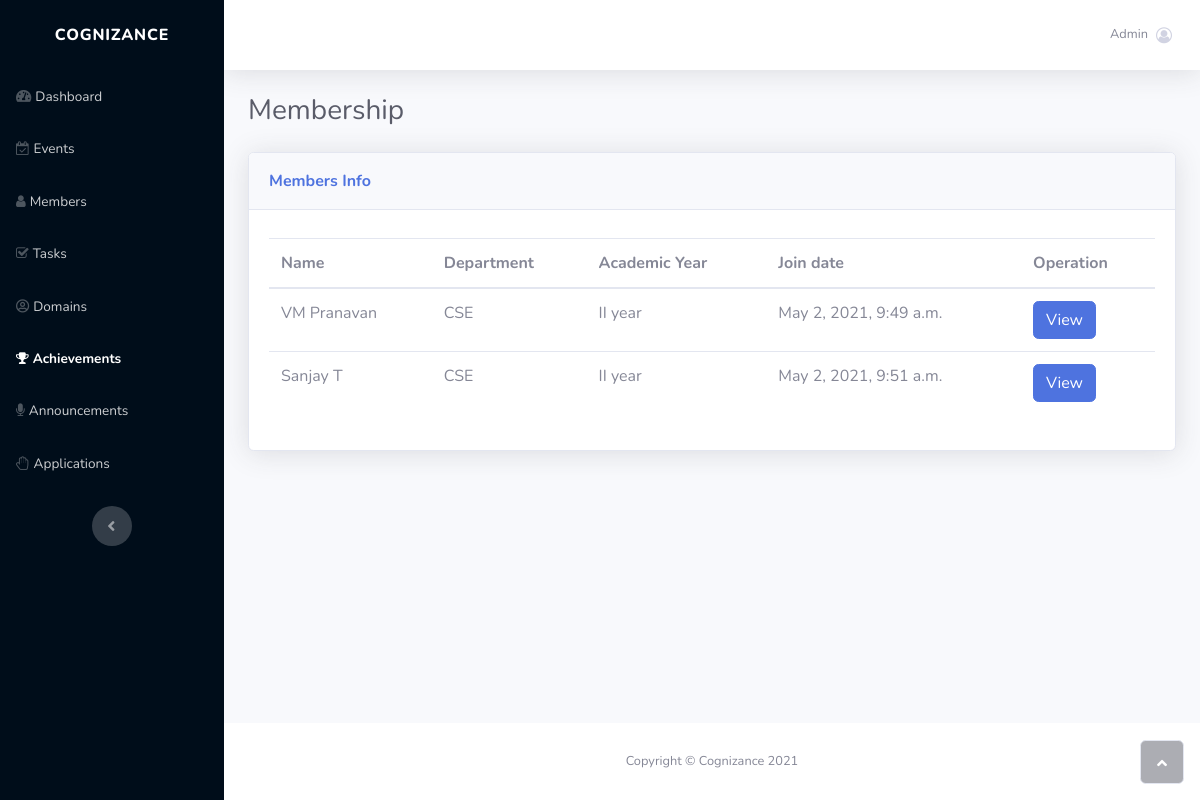
Before: /members/ with the older database file.
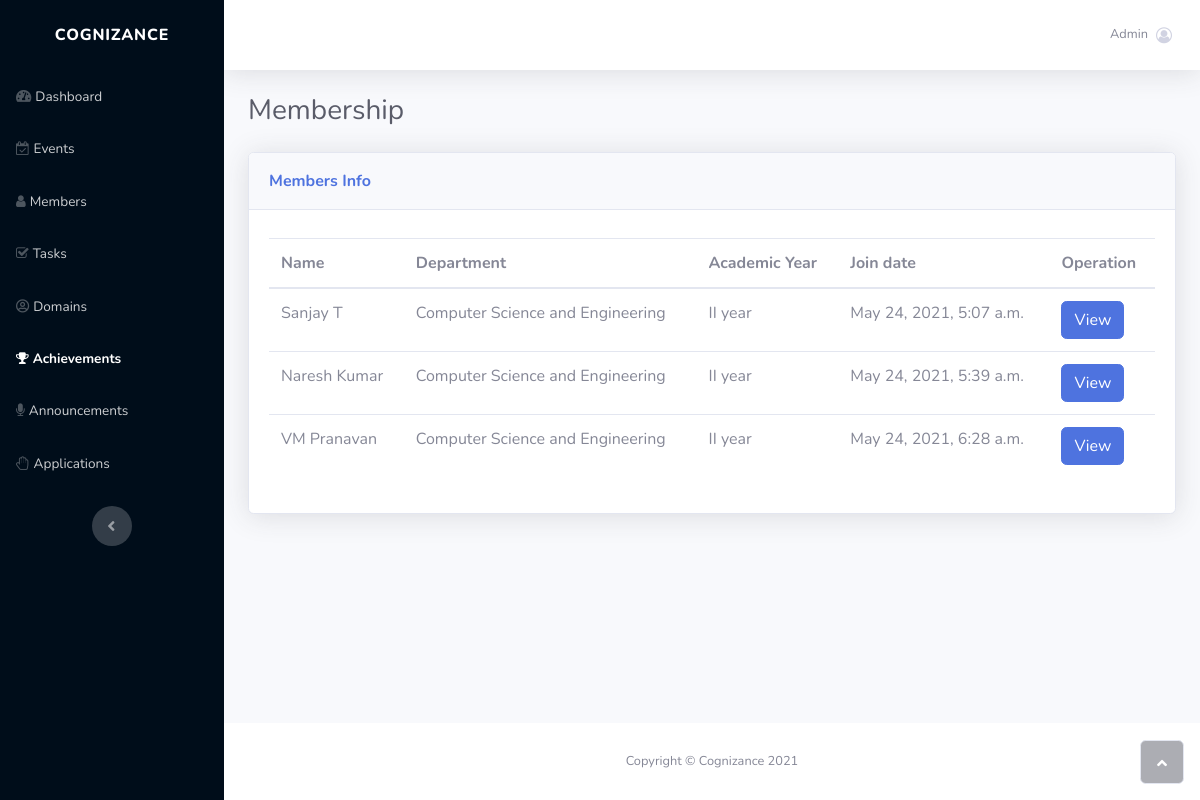
After: the same page with the newer database file.
### panel/models.py (models this page shows, shortened)
class Member(models.Model):
    years = (
        ('I year', 'I year'),
        ('II year', 'II year'),
        ('III year', 'III year'),
        ('IV year', 'IV year'),
    )
    first_name = models.CharField(max_length=100, null=True)
    last_name = models.CharField(max_length=100, null=True)
    academic_year = models.CharField(choices=years, max_length=100, null=True)
    discord_id = models.CharField(max_length=50, null=True)
    github_username = models.CharField(max_length=200, primary_key=True, default='')
    department = models.ForeignKey(Department, on_delete=models.CASCADE)
    email = models.EmailField(null=True)
    join_date = models.DateTimeField(auto_now_add=True)
    role = models.ForeignKey(Role, on_delete=models.CASCADE)
    positions = models.ManyToManyField(Position)
    phone = models.CharField(max_length=200, null=True)

class Department(models.Model):
    name = models.CharField(max_length=100, primary_key=True, default='')

### panel/views.py (the view)
# urls.py: path('members/', members, name='members'),
def members(request):
    members = Member.objects.all()
    domain_member = DomainMember.objects.all()
    data = {
        'members': members
    }
    return render(request, 'panel/members.html', data)

### panel/templates/panel/members.html (shortened to what this page needs)
{% load static %}
<!DOCTYPE html>
<html>
<head>
    <link rel="stylesheet" href="{% static 'bootstrap/css/bootstrap.min.css' %}">
    <link rel="stylesheet" href="https://use.fontawesome.com/releases/v5.12.0/css/all.css">
    <link rel="stylesheet" href="https://cdnjs.cloudflare.com/ajax/libs/font-awesome/4.7.0/css/font-awesome.min.css">
    <link rel="stylesheet" href="https://cdnjs.cloudflare.com/ajax/libs/ionicons/2.0.1/css/ionicons.min.css">
    <link rel="stylesheet" href="{% static 'fonts/fontawesome5-overrides.min.css' %}">
</head>
<body id="page-top">
    <div id="wrapper">
        <nav class="navbar navbar-dark align-items-start sidebar sidebar-dark accordion bg-gradient-primary p-0" style="background: #000d1a;">
            <div class="container-fluid d-flex flex-column p-0"><a class="navbar-brand d-flex justify-content-center align-items-center sidebar-brand m-0" href="#">
                    <div class="sidebar-brand-text mx-3"><span>cognizance</span></div>
                </a>
                <ul class="navbar-nav text-light" id="accordionSidebar">
                    <li class="nav-item"><a class="nav-link" href="/"><i class="fas fa-tachometer-alt"></i><span>Dashboard</span></a></li>
                    <li class="nav-item"><a class="nav-link" href="{% url 'events' %}"><i class="fa fa-calendar-check-o"></i><span>Events</span></a></li>
                    <li class="nav-item"><a class="nav-link" href="{% url 'members' %}"><i class="fa fa-user"></i><span>Members</span></a></li>
                    <li class="nav-item"><a class="nav-link" href="{% url 'tasks' %}"><i class="fa fa-check-square-o"></i><span>Tasks</span></a></li>
                    <li class="nav-item"><a class="nav-link" href="{% url 'domains' %}"><i class="far fa-user-circle"></i><span>Domains</span></a></li>
                    <li class="nav-item"><a class="nav-link active" href="{% url 'achievements' %}"><i class="fa fa-trophy"></i><span>Achievements</span></a></li>
                    <li class="nav-item"><a class="nav-link" href="{% url 'announcements' %}"><i class="fa fa-microphone"></i><span>Announcements</span></a></li>
                    <li class="nav-item"><a class="nav-link" href="{% url 'applications' %}"><i class="fa fa-hand-paper-o"></i><span>Applications</span></a></li>
                </ul>
                <div class="text-center d-none d-md-inline"><button class="btn rounded-circle border-0" id="sidebarToggle" type="button"></button></div>
            </div>
        </nav>
        <div class="d-flex flex-column" id="content-wrapper">
            <div id="content">
                <nav class="navbar navbar-light navbar-expand bg-white shadow mb-4 topbar static-top">
                    <div class="container-fluid"><button class="btn btn-link d-md-none rounded-circle mr-3" id="sidebarToggleTop" type="button"></button>
                        <ul class="navbar-nav flex-nowrap ml-auto">
                            <li class="nav-item dropdown no-arrow">
                                <div class="nav-item dropdown no-arrow"><a class="dropdown-toggle nav-link" aria-expanded="false" data-toggle="dropdown" href="#"><span class="d-none d-lg-inline mr-2 text-gray-600 small">Admin</span><i class="fa fa-user-circle-o"></i></a>
                                </div>
                            </li>
                        </ul>
                    </div>
                </nav>
                <div class="container-fluid">
                    <h3 class="text-dark mb-4">Membership</h3>
                    <div class="card shadow">
                        <div class="card-header py-3">
                            <p class="text-primary m-0 font-weight-bold">Members Info</p>
                        </div>
                        <div class="card-body">
                            <div class="table-responsive table mt-2" id="dataTable" role="grid" aria-describedby="dataTable_info">
                                <table class="table my-0" id="dataTable">
                                    <thead>
                                        <tr>
                                            <th>Name</th>
                                            <th>Department</th>
                                            <th>Academic Year</th>
                                            <th>Join date</th>
                                            <th>Operation</th>
                                        </tr>
                                    </thead>
                                    <tbody>
                                        {% for member in members %}
                                            <tr>
                                                <td>{{member.first_name}} {{member.last_name}}</td>
                                                <td>{{member.department.name}}</td>
                                                <td>{{member.academic_year}}</td>
                                                <td>{{member.join_date}}</td>
                                                <td><a href="/view-member/{{member.github_username}}"><button class="btn btn-primary" type="button">View</button></a></td>
                                            </tr>
                                        {% endfor %}
                                    </tbody>
                                </table>
                            </div>
                        </div>
                    </div>
                </div>
            </div>
            <footer class="bg-white sticky-footer">
                <div class="container my-auto">
                    <div class="text-center my-auto copyright"><span>Copyright © Cognizance 2021</span></div>
                </div>
            </footer>
        </div><a class="border rounded d-inline scroll-to-top" href="#page-top"><i class="fas fa-angle-up"></i></a>
    </div>
</body>
</html>

Changed rows visible on the page:
changed Member "Sanjay": department.name "CSE" → "Computer Science and Engineering"; join_date "May 2, 2021, 9:51 a.m." → "May 24, 2021, 5:07 a.m."; moves up the list
added Member: first_name "Naresh", last_name "Kumar", department.name "Computer Science and Engineering", academic_year "II year", join_date "May 24, 2021, 5:39 a.m."
changed Member "VM": department.name "CSE" → "Computer Science and Engineering"; join_date "May 2, 2021, 9:49 a.m." → "May 24, 2021, 6:28 a.m."
